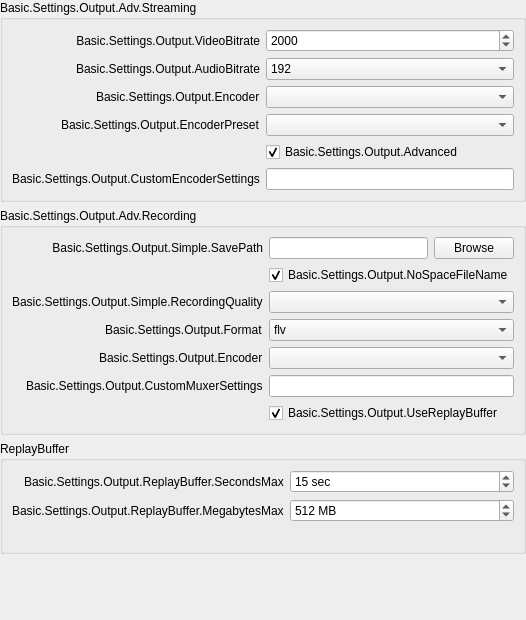
               <widget class="QWidget" name="easyOutputsPage">
                <layout class="QVBoxLayout" name="verticalLayout_3">
                 <property name="leftMargin">
                  <number>0</number>
                 </property>
                 <property name="topMargin">
                  <number>0</number>
                 </property>
                 <property name="rightMargin">
                  <number>0</number>
                 </property>
                 <property name="bottomMargin">
                  <number>0</number>
                 </property>
                 <item>
                  <widget class="QGroupBox" name="simpleStreamingGroupBox">
                   <property name="sizePolicy">
                    <sizepolicy hsizetype="Preferred" vsizetype="Maximum">
                     <horstretch>0</horstretch>
                     <verstretch>0</verstretch>
                    </sizepolicy>
                   </property>
                   <property name="title">
                    <string>Basic.Settings.Output.Adv.Streaming</string>
                   </property>
                   <layout class="QFormLayout" name="simpleStreamingLayout">
                    <property name="fieldGrowthPolicy">
                     <enum>QFormLayout::AllNonFixedFieldsGrow</enum>
                    </property>
                    <property name="labelAlignment">
                     <set>Qt::AlignRight|Qt::AlignTrailing|Qt::AlignVCenter</set>
                    </property>
                    <item row="0" column="0">
                     <widget class="QLabel" name="label_19">
                      <property name="minimumSize">
                       <size>
                        <width>170</width>
                        <height>0</height>
                       </size>
                      </property>
                      <property name="text">
                       <string>Basic.Settings.Output.VideoBitrate</string>
                      </property>
                      <property name="alignment">
                       <set>Qt::AlignRight|Qt::AlignTrailing|Qt::AlignVCenter</set>
                      </property>
                      <property name="buddy">
                       <cstring>simpleOutputVBitrate</cstring>
                      </property>
                     </widget>
                    </item>
                    <item row="0" column="1">
                     <widget class="QSpinBox" name="simpleOutputVBitrate">
                      <property name="minimum">
                       <number>200</number>
                      </property>
                      <property name="maximum">
                       <number>1000000</number>
                      </property>
                      <property name="value">
                       <number>2000</number>
                      </property>
                     </widget>
                    </item>
                    <item row="1" column="0">
                     <widget class="QLabel" name="label_20">
                      <property name="text">
                       <string>Basic.Settings.Output.AudioBitrate</string>
                      </property>
                      <property name="buddy">
                       <cstring>simpleOutputABitrate</cstring>
                      </property>
                     </widget>
                    </item>
                    <item row="1" column="1">
                     <widget class="QComboBox" name="simpleOutputABitrate">
                      <property name="currentIndex">
                       <number>8</number>
                      </property>
                      <item>
                       <property name="text">
                        <string>32</string>
                       </property>
                      </item>
                      <item>
                       <property name="text">
                        <string>48</string>
                       </property>
                      </item>
                      <item>
                       <property name="text">
                        <string>64</string>
                       </property>
                      </item>
                      <item>
                       <property name="text">
                        <string>80</string>
                       </property>
                      </item>
                      <item>
                       <property name="text">
                        <string>96</string>
                       </property>
                      </item>
                      <item>
                       <property name="text">
                        <string>112</string>
                       </property>
                      </item>
                      <item>
                       <property name="text">
                        <string>128</string>
                       </property>
                      </item>
                      <item>
                       <property name="text">
                        <string>160</string>
                       </property>
                      </item>
                      <item>
                       <property name="text">
                        <string>192</string>
                       </property>
                      </item>
                      <item>
                       <property name="text">
                        <string>256</string>
                       </property>
                      </item>
                      <item>
                       <property name="text">
                        <string>320</string>
                       </property>
                      </item>
                     </widget>
                    </item>
                    <item row="2" column="0">
                     <widget class="QLabel" name="simpleOutStrEncoderLabel">
                      <property name="text">
                       <string>Basic.Settings.Output.Encoder</string>
                      </property>
                      <property name="buddy">
                       <cstring>simpleOutRecEncoder</cstring>
                      </property>
                     </widget>
                    </item>
                    <item row="2" column="1">
                     <widget class="QComboBox" name="simpleOutStrEncoder"/>
                    </item>
                    <item row="3" column="0">
                     <widget class="QLabel" name="simpleOutPresetLabel">
                      <property name="enabled">
                       <bool>true</bool>
                      </property>
                      <property name="text">
                       <string>Basic.Settings.Output.EncoderPreset</string>
                      </property>
                      <property name="buddy">
                       <cstring>simpleOutPreset</cstring>
                      </property>
                     </widget>
                    </item>
                    <item row="3" column="1">
                     <widget class="QComboBox" name="simpleOutPreset"/>
                    </item>
                    <item row="4" column="1">
                     <widget class="QCheckBox" name="simpleOutAdvanced">
                      <property name="text">
                       <string>Basic.Settings.Output.Advanced</string>
                      </property>
                      <property name="checked">
                       <bool>true</bool>
                      </property>
                     </widget>
                    </item>
                    <item row="5" column="0">
                     <widget class="QLabel" name="label_23">
                      <property name="text">
                       <string>Basic.Settings.Output.CustomEncoderSettings</string>
                      </property>
                      <property name="buddy">
                       <cstring>simpleOutCustom</cstring>
                      </property>
                     </widget>
                    </item>
                    <item row="5" column="1">
                     <widget class="QLineEdit" name="simpleOutCustom"/>
                    </item>
                   </layout>
                  </widget>
                 </item>
                 <item>
                  <widget class="QGroupBox" name="simpleRecordingGroupBox">
                   <property name="sizePolicy">
                    <sizepolicy hsizetype="Preferred" vsizetype="Maximum">
                     <horstretch>0</horstretch>
                     <verstretch>0</verstretch>
                    </sizepolicy>
                   </property>
                   <property name="title">
                    <string>Basic.Settings.Output.Adv.Recording</string>
                   </property>
                   <layout class="QFormLayout" name="formLayout_6">
                    <property name="fieldGrowthPolicy">
                     <enum>QFormLayout::AllNonFixedFieldsGrow</enum>
                    </property>
                    <property name="labelAlignment">
                     <set>Qt::AlignRight|Qt::AlignTrailing|Qt::AlignVCenter</set>
                    </property>
                    <item row="0" column="0">
                     <widget class="QLabel" name="label_18">
                      <property name="minimumSize">
                       <size>
                        <width>170</width>
                        <height>0</height>
                       </size>
                      </property>
                      <property name="text">
                       <string>Basic.Settings.Output.Simple.SavePath</string>
                      </property>
                      <property name="alignment">
                       <set>Qt::AlignRight|Qt::AlignTrailing|Qt::AlignVCenter</set>
                      </property>
                      <property name="buddy">
                       <cstring>simpleOutputPath</cstring>
                      </property>
                     </widget>
                    </item>
                    <item row="0" column="1">
                     <layout class="QHBoxLayout" name="horizontalLayout_5">
                      <item>
                       <widget class="QLineEdit" name="simpleOutputPath">
                        <property name="enabled">
                         <bool>true</bool>
                        </property>
                       </widget>
                      </item>
                      <item>
                       <widget class="QPushButton" name="simpleOutputBrowse">
                        <property name="enabled">
                         <bool>true</bool>
                        </property>
                        <property name="text">
                         <string>Browse</string>
                        </property>
                       </widget>
                      </item>
                     </layout>
                    </item>
                    <item row="1" column="1">
                     <widget class="QCheckBox" name="simpleNoSpace">
                      <property name="text">
                       <string>Basic.Settings.Output.NoSpaceFileName</string>
                      </property>
                      <property name="checked">
                       <bool>true</bool>
                      </property>
                     </widget>
                    </item>
                    <item row="2" column="0">
                     <widget class="QLabel" name="label_26">
                      <property name="text">
                       <string>Basic.Settings.Output.Simple.RecordingQuality</string>
                      </property>
                      <property name="buddy">
                       <cstring>simpleOutRecQuality</cstring>
                      </property>
                     </widget>
                    </item>
                    <item row="2" column="1">
                     <widget class="QComboBox" name="simpleOutRecQuality"/>
                    </item>
                    <item row="3" column="0">
                     <widget class="QLabel" name="simpleOutRecFormatLabel">
                      <property name="text">
                       <string>Basic.Settings.Output.Format</string>
                      </property>
                      <property name="buddy">
                       <cstring>simpleOutRecFormat</cstring>
                      </property>
                     </widget>
                    </item>
                    <item row="3" column="1">
                     <widget class="QComboBox" name="simpleOutRecFormat">
                      <item>
                       <property name="text">
                        <string notr="true">flv</string>
                       </property>
                      </item>
                      <item>
                       <property name="text">
                        <string notr="true">mp4</string>
                       </property>
                      </item>
                      <item>
                       <property name="text">
                        <string notr="true">mov</string>
                       </property>
                      </item>
                      <item>
                       <property name="text">
                        <string notr="true">mkv</string>
                       </property>
                      </item>
                      <item>
                       <property name="text">
                        <string notr="true">ts</string>
                       </property>
                      </item>
                     </widget>
                    </item>
                    <item row="4" column="0">
                     <widget class="QLabel" name="simpleOutRecEncoderLabel">
                      <property name="text">
                       <string>Basic.Settings.Output.Encoder</string>
                      </property>
                      <property name="buddy">
                       <cstring>simpleOutRecEncoder</cstring>
                      </property>
                     </widget>
                    </item>
                    <item row="4" column="1">
                     <widget class="QComboBox" name="simpleOutRecEncoder"/>
                    </item>
                    <item row="5" column="0">
                     <widget class="QLabel" name="label_420">
                      <property name="text">
                       <string>Basic.Settings.Output.CustomMuxerSettings</string>
                      </property>
                      <property name="buddy">
                       <cstring>simpleOutMuxCustom</cstring>
                      </property>
                     </widget>
                    </item>
                    <item row="5" column="1">
                     <widget class="QLineEdit" name="simpleOutMuxCustom"/>
                    </item>
                    <item row="6" column="1">
                     <widget class="QCheckBox" name="simpleReplayBuf">
                      <property name="text">
                       <string>Basic.Settings.Output.UseReplayBuffer</string>
                      </property>
                      <property name="checked">
                       <bool>true</bool>
                      </property>
                     </widget>
                    </item>
                   </layout>
                  </widget>
                 </item>
                 <item>
                  <widget class="QGroupBox" name="replayBufferGroupBox">
                   <property name="title">
                    <string>ReplayBuffer</string>
                   </property>
                   <layout class="QFormLayout" name="formLayout_24">
                    <property name="fieldGrowthPolicy">
                     <enum>QFormLayout::AllNonFixedFieldsGrow</enum>
                    </property>
                    <property name="labelAlignment">
                     <set>Qt::AlignRight|Qt::AlignTrailing|Qt::AlignVCenter</set>
                    </property>
                    <item row="0" column="0">
                     <widget class="QLabel" name="label_35">
                      <property name="text">
                       <string>Basic.Settings.Output.ReplayBuffer.SecondsMax</string>
                      </property>
                     </widget>
                    </item>
                    <item row="0" column="1">
                     <widget class="QSpinBox" name="simpleRBSecMax">
                      <property name="suffix">
                       <string notr="true"> sec</string>
                      </property>
                      <property name="minimum">
                       <number>5</number>
                      </property>
                      <property name="maximum">
                       <number>21600</number>
                      </property>
                      <property name="value">
                       <number>15</number>
                      </property>
                     </widget>
                    </item>
                    <item row="1" column="0">
                     <widget class="QLabel" name="simpleRBMegsMaxLabel">
                      <property name="text">
                       <string>Basic.Settings.Output.ReplayBuffer.MegabytesMax</string>
                      </property>
                     </widget>
                    </item>
                    <item row="1" column="1">
                     <widget class="QSpinBox" name="simpleRBMegsMax">
                      <property name="suffix">
                       <string notr="true"> MB</string>
                      </property>
                      <property name="minimum">
                       <number>20</number>
                      </property>
                      <property name="maximum">
                       <number>8192</number>
                      </property>
                      <property name="value">
                       <number>512</number>
                      </property>
                     </widget>
                    </item>
                    <item row="2" column="1">
                     <widget class="QLabel" name="simpleRBEstimate">
                      <property name="text">
                       <string notr="true"/>
                      </property>
                     </widget>
                    </item>
                   </layout>
                  </widget>
                 </item>
                 <item>
                  <layout class="QVBoxLayout" name="simpleOutInfoLayout">
                   <property name="leftMargin">
                    <number>10</number>
                   </property>
                   <property name="topMargin">
                    <number>10</number>
                   </property>
                   <property name="rightMargin">
                    <number>10</number>
                   </property>
                   <property name="bottomMargin">
                    <number>10</number>
                   </property>
                  </layout>
                 </item>
                 <item>
                  <spacer name="verticalSpacer_2">
                   <property name="orientation">
                    <enum>Qt::Vertical</enum>
                   </property>
                   <property name="sizeHint" stdset="0">
                    <size>
                     <width>20</width>
                     <height>40</height>
                    </size>
                   </property>
                  </spacer>
                 </item>
                 <item>
                  <widget class="QFrame" name="simpleOutputContainer">
                   <layout class="QVBoxLayout" name="verticalLayout_4">
                    <property name="leftMargin">
                     <number>0</number>
                    </property>
                    <property name="topMargin">
                     <number>0</number>
                    </property>
                    <property name="rightMargin">
                     <number>0</number>
                    </property>
                    <property name="bottomMargin">
                     <number>0</number>
                    </property>
                   </layout>
                  </widget>
                 </item>
                </layout>
               </widget>
